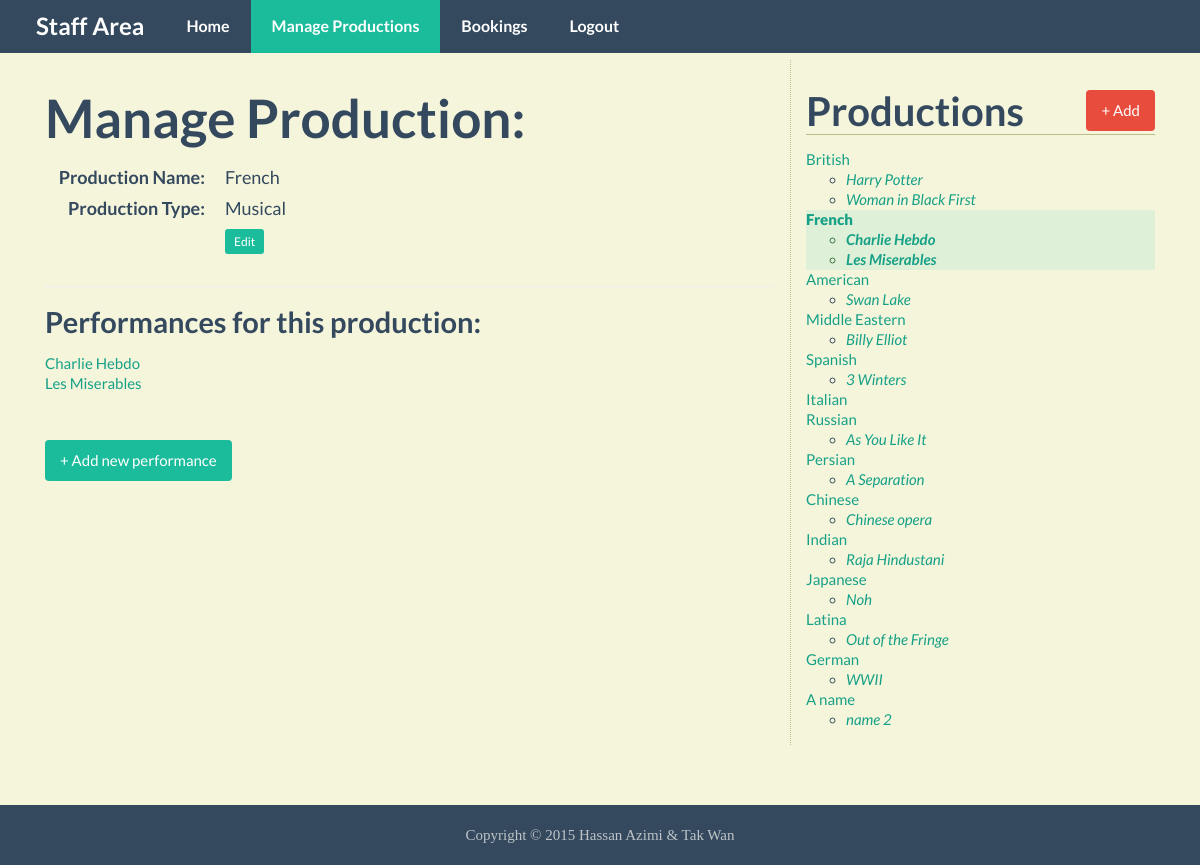
/manage_content.php?production=2 (signed in), run on the app's committed database.
### tables this page shows
CREATE TABLE IF NOT EXISTS `Production` (
`production_id` int(11) NOT NULL,
  `production_name` varchar(50) NOT NULL,
  `production_type` varchar(20) DEFAULT NULL
);

CREATE TABLE IF NOT EXISTS `Performance` (
`performance_id` int(11) NOT NULL,
  `production_id` int(11) NOT NULL,
  `performance_name` varchar(50) NOT NULL,
  `details` text
);

### public/manage_content.php (the view, shortened to what this page needs)
<?php require_once("../includes/db_connection.php"); ?>
<?php require_once("../includes/functions.php"); ?>
<?php find_selected_performance(); ?>
<?php include("../includes/layouts/header.php"); ?>
<nav class="navbar navbar-inverse navbar-fixed-top">
	<section class="container">
		<div class="navbar-header">
			<a class="navbar-brand" href="staff.php">Staff Area</a>
		</div>
		<div id="navbar" class="collapse navbar-collapse">
			<ul class="nav navbar-nav">
				<li><a href="staff.php">Home</a></li>
				<li class="active"><a href="manage_content.php">Manage Productions</a></li>
				<li><a href="bookings.php">Bookings</a></li>
				<li><a href="logout.php">Logout</a></li>
			</ul>
		</div>
	</section>
</nav>
<section class="container">
	<section class="main col-lg-8">
		<?php if($current_production) { ?>
			<h2>Manage Production:</h2>
			<dl class="dl-horizontal">
				<dt>Production Name:</dt>
				<dd><?php echo htmlentities($current_production["production_name"]); ?></dd>
				<dt>Production Type:</dt>
				<dd><?php echo htmlentities($current_production["production_type"]); ?></dd>
				<dt>&nbsp;</dt>
				<dd>
					<a href="edit_production.php?production=<?php echo urlencode($current_production["production_id"]); ?>" class="btn btn-primary btn-xs">Edit</a>
				</dd>
			</dl>
			<hr/>
			<h4>Performances for this production:</h4>
			<ul class="list-unstyled">
				<?php
				$production_performance = find_performances_for_production($current_production["production_id"]);
				while($performance = mysqli_fetch_assoc($production_performance)) {
					echo "<li>";
					$safe_performance_id = urlencode($performance["performance_id"]);
					echo "<a href='manage_content.php?performance={$safe_performance_id}'>";
					echo htmlentities($performance["performance_name"]);
					echo "</a>";
					echo "</li>";
				} ?>
			</ul>
			<br/>
			<a href="new_performance.php?production=<?php echo urlencode($current_production["production_id"]); ?>" class="btn btn-primary">
				+ Add new performance
			</a>
		<?php } else { ?>
			<h3>Please select a production or a performance.</h3>
		<?php } ?>
	</section>
	<section class="sidebar col-lg-4">
		<h3>Productions <a href="new_production.php" class="btn btn-danger pull-right">+ Add</a></h3>
		<?php echo navigation($current_production, $current_performance); ?>
	</section>
</section>
<?php include("../includes/layouts/footer.php"); ?>

### includes/functions.php (shortened to what this page needs)
<?php
function find_all_productions() {
	global $connection;
	$query          = "SELECT * FROM Production ORDER BY production_id ASC";
	$production_set = mysqli_query($connection, $query);
	return $production_set;
}
function find_performances_for_production($production_id) {
	global $connection;
	$safe_production_id = mysqli_real_escape_string($connection, $production_id);
	$query              = "SELECT * FROM Performance WHERE production_id = {$safe_production_id} ORDER BY performance_name ASC";
	$performance_set    = mysqli_query($connection, $query);
	return $performance_set;
}
function find_production_by_id($production_id) {
	global $connection;
	$safe_production_id = mysqli_real_escape_string($connection, $production_id);
	$query              = "SELECT * FROM Production WHERE production_id = {$safe_production_id} LIMIT 1";
	$production_set     = mysqli_query($connection, $query);
	if($production = mysqli_fetch_assoc($production_set)) {
		return $production;
	} else {
		return NULL;
	}
}
function navigation($production_array, $performance_array) {
	$output         = "<ul class='list-unstyled'>";
	$production_set = find_all_productions();
	while($production = mysqli_fetch_assoc($production_set)) {
		$output .= "<li";
		if($production_array && $production["production_id"] == $production_array["production_id"]) {
			$output .= " class='selected alert-success'";
		}
		$output .= ">";
		$output .= "<a href='manage_content.php?production=";
		$output .= urlencode($production["production_id"]);
		$output .= "'>";
		$output .= htmlentities($production["production_name"]);
		$output .= "</a>";
		$performance_set = find_performances_for_production($production["production_id"]);
		$output .= "<ul>";
		while($performance = mysqli_fetch_assoc($performance_set)) {
			$output .= "<li";
			$output .= ">";
			$output .= "<a href='manage_content.php?performance=";
			$output .= urlencode($performance["performance_id"]);
			$output .= "'>";
			$output .= htmlentities($performance["performance_name"]);
			$output .= "</a></li>";
		}
		$output .= "</ul></li>";
	}
	$output .= "</ul>";
	return $output;
}
function find_selected_performance() {
	if(isset($_GET["production"])) {
		$current_production  = find_production_by_id($_GET["production"]);
		$current_performance = NULL;
	} elseif(isset($_GET["performance"])) {
		$current_production  = NULL;
		$current_performance = find_performance_by_id($_GET["performance"]);
	} else {
		$current_production  = NULL;
		$current_performance = NULL;
	}
}

### public/css/custom.css (style rules this page uses)
html { position : relative; min-height : 100%; }
body { margin-bottom : 60px; background-color : #F5F5DC; }
body > .container { padding : 60px 15px; }
.sidebar { border-left : 1px dotted #BDBD89; }
.sidebar h3 { border-bottom : 1px solid #BDBD89; }
.selected { font-weight : 900; }
ul, li { line-height : 20px; font-size : 15px; }
ul > li > ul > li { font-style : italic; }

### data on the page
production: production_name "French", production_type "Musical", value "French"
performance: performance_name "Charlie Hebdo", value "Charlie Hebdo"
performance: performance_name "Les Miserables", value "Les Miserables"
production: value "British"
performance: value "Harry Potter"
performance: value "Woman in Black First"
production: value "American"
performance: value "Swan Lake"
production: value "Middle Eastern"
performance: value "Billy Elliot"
production: value "Spanish"
performance: value "3 Winters"
production: value "Italian"
production: value "Russian"
performance: value "As You Like It"
production: value "Persian"
performance: value "A Separation"
production: value "Chinese"
performance: value "Chinese opera"
production: value "Indian"
performance: value "Raja Hindustani"
production: value "Japanese"
performance: value "Noh"
production: value "Latina"
performance: value "Out of the Fringe"
production: value "German"
performance: value "WWII"
production: value "A name"
performance: value "name 2"
